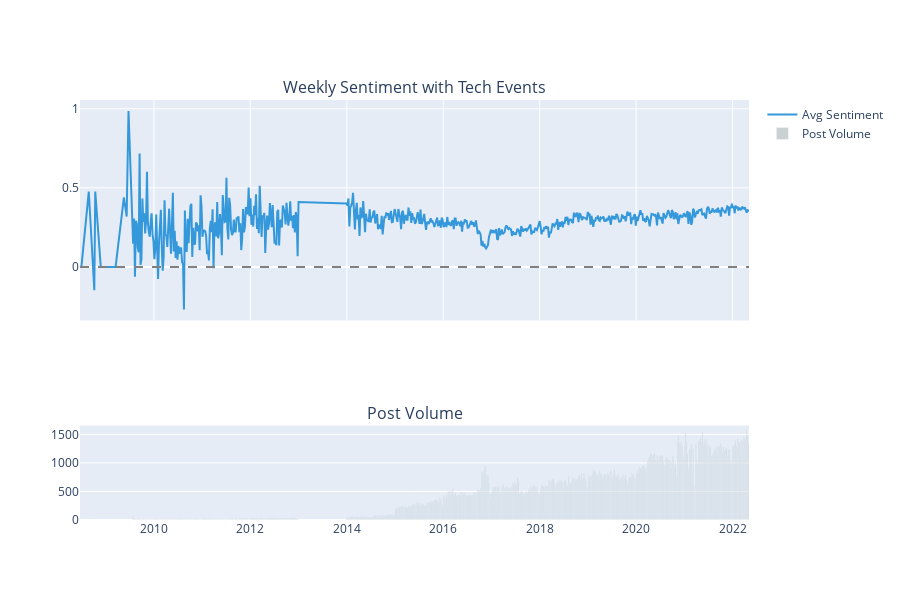

The notebook cell this image was saved under:
### Markdown cell above
## 5.1 Sentiment Trend with Event Annotations

### Code cell
# Weekly sentiment with event overlays
df['week_start'] = pd.to_datetime(df['created_utc']).dt.tz_localize(None).dt.to_period('W').apply(lambda x: x.start_time)
weekly = df.groupby('week_start').agg(
    avg_sentiment=('vader_compound', 'mean'),
    post_count=('id', 'count'),
    avg_score=('score', 'mean'),
).reset_index()

fig = make_subplots(rows=2, cols=1, shared_xaxes=True, row_heights=[0.7, 0.3],
                    subplot_titles=['Weekly Sentiment with Tech Events', 'Post Volume'])

# Sentiment line
fig.add_trace(go.Scatter(x=weekly['week_start'], y=weekly['avg_sentiment'],
                         mode='lines', name='Avg Sentiment',
                         line=dict(color='#3498db', width=2)), row=1, col=1)
fig.add_hline(y=0, line_dash='dash', line_color='gray', row=1, col=1)

# Event annotations
for _, event in events.iterrows():
    try:
        event_date = pd.to_datetime(event['date'])
        if weekly['week_start'].min() <= event_date <= weekly['week_start'].max():
            fig.add_vline(x=event_date, line_dash='dot', line_color='rgba(255,0,0,0.3)', row=1, col=1)
            fig.add_annotation(x=event_date, y=weekly['avg_sentiment'].max(),
                             text=event['event'][:30], showarrow=True,
                             arrowhead=2, font=dict(size=8), row=1, col=1)
    except:
        pass

# Volume bars
fig.add_trace(go.Bar(x=weekly['week_start'], y=weekly['post_count'],
                     name='Post Volume', marker_color='#95a5a6', opacity=0.5), row=2, col=1)

fig.update_layout(height=600, showlegend=True)
fig.show()

### Figure 1 — Plotly figure (JSON) as saved in the notebook; plotly's stock layout.template omitted (floating-point values rounded to 4 significant figures; data arrays with more than 128 entries replaced by an {"elided": "..."} marker saying what was removed)
{"data": [{"line": {"color": "#3498db", "width": 2}, "mode": "lines", "name": "Avg Sentiment", "type": "scatter", "x": {"elided": "627 str values"}, "xaxis": "x", "y": {"elided": "627 float values"}, "yaxis": "y"}, {"marker": {"color": "#95a5a6"}, "name": "Post Volume", "opacity": 0.5, "type": "bar", "x": {"elided": "627 str values"}, "xaxis": "x2", "y": {"elided": "627 int values"}, "yaxis": "y2"}], "layout": {"annotations": [{"font": {"size": 16}, "showarrow": false, "text": "Weekly Sentiment with Tech Events", "x": 0.5, "xanchor": "center", "xref": "paper", "y": 1.0, "yanchor": "bottom", "yref": "paper"}, {"font": {"size": 16}, "showarrow": false, "text": "Post Volume", "x": 0.5, "xanchor": "center", "xref": "paper", "y": 0.225, "yanchor": "bottom", "yref": "paper"}], "height": 600, "shapes": [{"line": {"color": "gray", "dash": "dash"}, "type": "line", "x0": 0, "x1": 1, "xref": "x domain", "y0": 0, "y1": 0, "yref": "y"}], "showlegend": true, "xaxis": {"anchor": "y", "domain": [0, 1], "matches": "x2", "showticklabels": false}, "xaxis2": {"anchor": "y2", "domain": [0, 1]}, "yaxis": {"anchor": "x", "domain": [0.475, 1.0]}, "yaxis2": {"anchor": "x2", "domain": [0, 0.225]}}}
